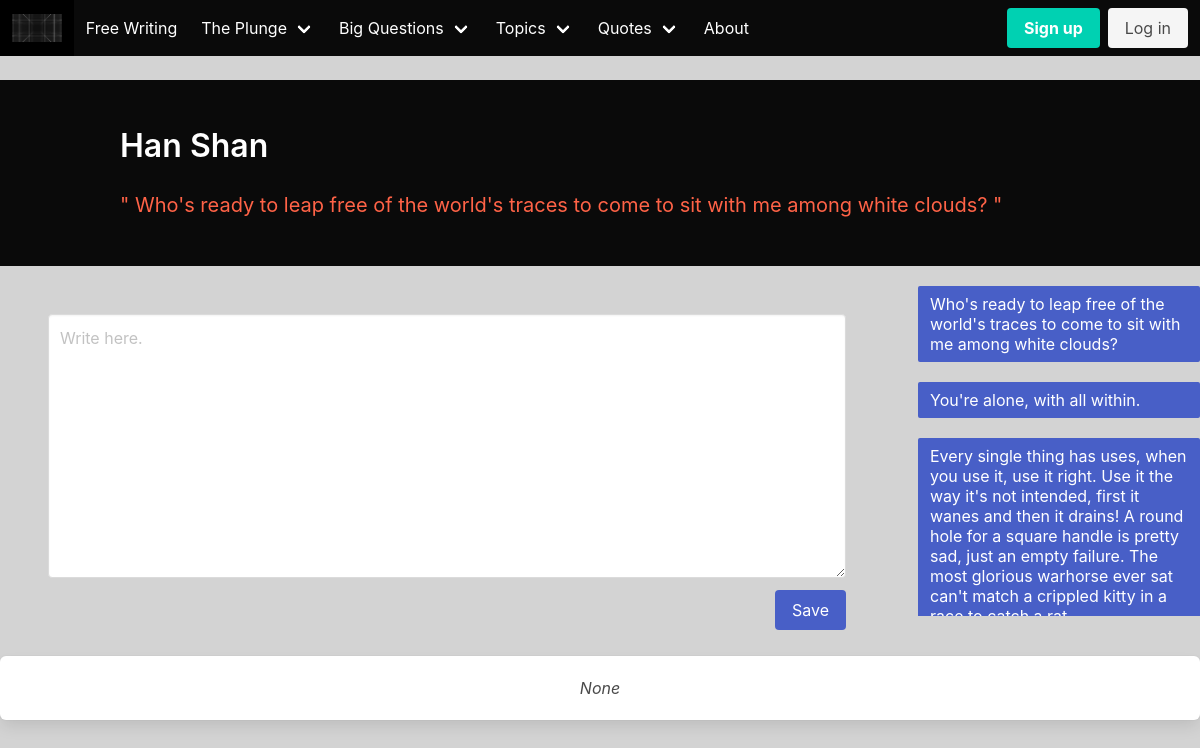
The app's page /quotes/Han Shan/1 with its own data.
### entries/models.py (models this page shows, shortened)
class Quote(models.Model):
    text = models.CharField(max_length = 200)
    comment = models.TextField(max_length = 2000, null = True)

class Quote_item(models.Model):
    item = models.ForeignKey(Quote, on_delete=models.CASCADE)
    more = models.TextField(max_length = 1000)
    id = models.AutoField(primary_key=True)
    comment = models.TextField(max_length = 2000, null = True)

### entries/views.py (the view)
# urls.py: path('quotes/<str:text>/<int:id>', views.quotes_sp, name= 'quotes_sp'),
def quotes_sp(request,text ,id):
    obj = Quote.objects.get(text=text)
    num = obj.quote_item_set.get(id=id)
    topic = num
    entry(request, topic)
    context= {'number': num, 'object': obj}
    context1 = common(request)
    context.update(context1)
    return render(request, 'menus/quotes_sp.html', context)

### entries/forms.py
class EntryForm(ModelForm):
    class Meta:
        model = Entry
        fields = ('text', )
    def __init__(self, *args, **kwargs):
        super().__init__(*args, **kwargs)
        self.fields['text'].widget.attrs.update({'class': 'textarea', 'placeholder': 'Write here.'})

### entries/views.py (called while the page is built)
def entry(request, topic):
    if request.method == 'POST':
        form = EntryForm(request.POST)
        text = request.POST.get('text')
        topic = topic
        if form.is_valid():
            if request.user.is_authenticated:
                post_save = Entry(text=text, author=request.user, topic=topic)
                post_save.save()
            else:
                messages.info(request, 'You need to be logged in for this!')
    else:
        form = EntryForm()

def common(request):
    form = EntryForm()
    topics = Topic.objects.all()
    questions = Question.objects.all()
    quotes = Quote.objects.all()
    shadows = Shadow.objects.all()
    plunges = Plunge.objects.all()
    context = {'form' : form, 'questions': questions, 'quotes': quotes,
               'topics': topics, 'shadows': shadows, 'plunges': plunges }
    return context

### entries/templates/menus/quotes_sp.html
<!DOCTYPE html>
{% extends 'menus/quotes.html' %}
{% block subtitle %}
        <br>
        <font color="tomato"> " {{ number.more }} " </font>
{% endblock %}
{% block comment %}
<div class="box">
    <center><i> {{number.comment}} </i></center>
</div>
{% endblock %}

### entries/templates/menus/quotes.html (shortened to what this page needs)
<!DOCTYPE html>
{% extends 'main/template_menu.html' %}
{% block spec %}
               {% for item in object.quote_item_set.all %}
                        <br>
                        <li><a class="is-active" href="./{{item.id}}" >{{ item.more }}</a></li>
               {% endfor %}
{% endblock %}

### entries/templates/main/template_menu.html
<!DOCTYPE html>
{% extends 'main/template2.html' %}
{% block title %}
    {{ object.text }}
{% endblock %}
{% block content2 %}
    <div class="column is-one-quarter " >
        <aside class="menu " style="overflow-y:scroll; height:350px;">
            <ul class="menu-list " >
                {% block spec %}
                {% endblock %}
            </ul>
        </aside>
    </div>
{% endblock %}

### entries/templates/main/template.html (style rules this page uses)
body, html { height: 100%; overflow-x: hidden; overflow-y: auto; }

### records on screen
Quote: text "Han Shan"
Quote_item: more "Who's ready to leap free of the world's traces to come to sit with me among white clouds?", comment "None"
Quote_item: more "You're alone, with all within."
Quote_item: more "Every single thing has uses, when you use it, use it right. Use it the way it's not intended, first it wanes and then it drains! A round hole for a square handle is pretty sad, just an empty failure. The most glorious warhorse ever sat can't match a crippled kitty in a…"
